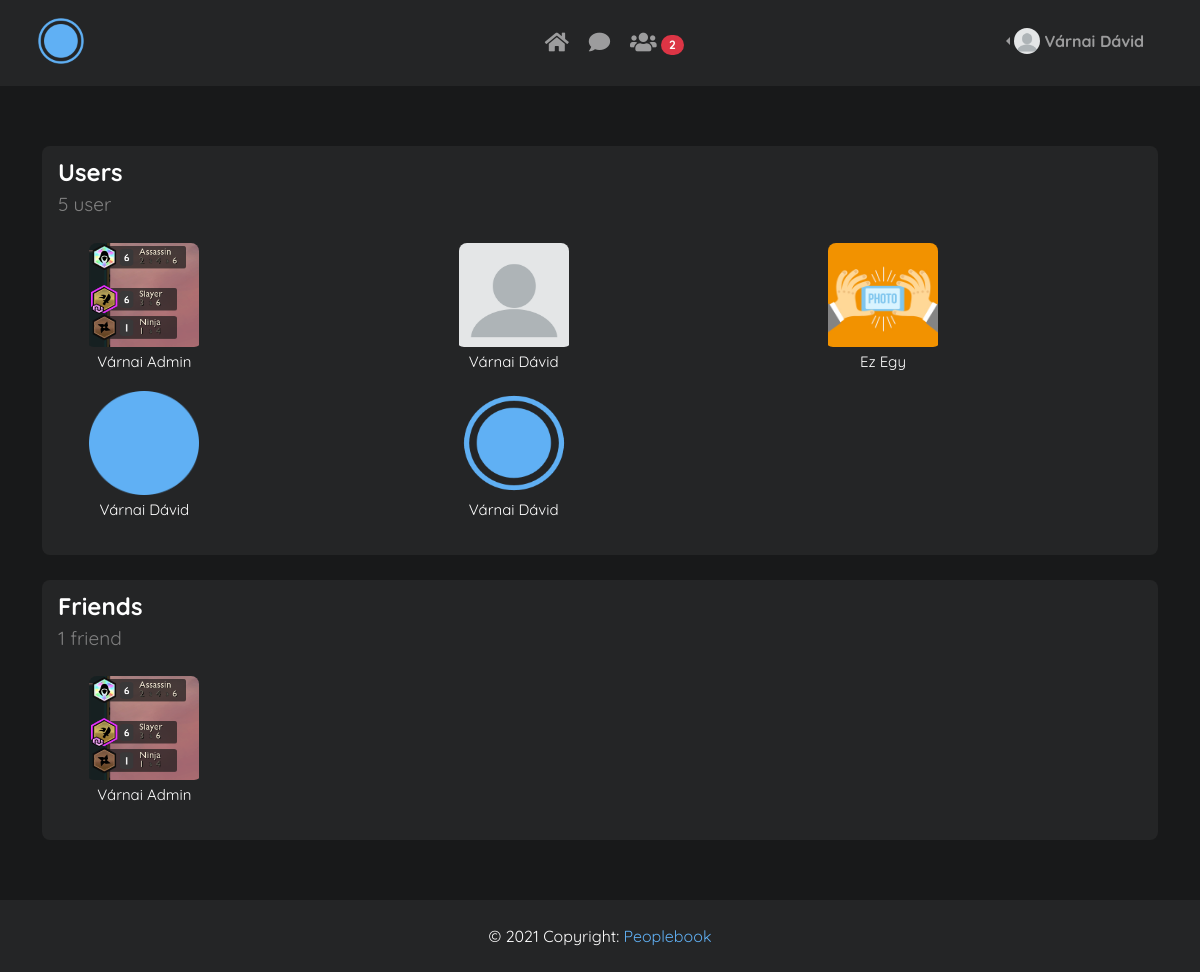
Screenshot of /friends/ (signed in) with the database file from the repository.
### blog/models.py (models this page shows, shortened)
class Profile(models.Model):
    GENDER_CHOICES = (
        ('Male', "Male"),
        ('Female', "Female"),
        ('Prefer not to say', "Prefer not to say"),
    )
    COUNTRY_CHOICES = (
        ('Hungary', "Hungary"),
        ('United States', "United States"),
    )
    user = models.OneToOneField(User, default=None, null=True, on_delete=models.CASCADE)
    bio = models.TextField(blank=True, null=True)
    birth_date = models.DateField(blank=True, null=True)
    gender = models.CharField(max_length=50, choices=GENDER_CHOICES, blank=True, null=True)
    country = models.CharField(max_length=50, choices=COUNTRY_CHOICES, blank=True, null=True)
    image = models.ImageField(upload_to="static/pics/profile_pics/", blank=True, null=True)
    background = models.ImageField(upload_to="static/pics/bg_pics/", blank=True)

class Friend(models.Model):
    user = models.ForeignKey(User, on_delete=models.CASCADE, related_name="user", default=None)
    friend = models.ForeignKey(User, on_delete=models.CASCADE, related_name="friend", default=None)

### blog/views.py (the view)
# urls.py: path('friends/', views.Friends_view, name='friends'),
@login_required
def Friends_view(request):
    users = User.objects.all()
    user_count = User.objects.all().count()
    friends = Friend.objects.filter(Q(user=request.user) | Q(friend=request.user)).all()
    friends_count = Friend.objects.filter(Q(user=request.user) | Q(friend=request.user)).count()
    context = {
        'title': 'Friends',
        'friends': friends,
        'friends_count': friends_count,
        'users': users,
        'user_count': user_count,
    }
    return render(request, "blog/friends.html", context)

### blog/templates/blog/friends.html (shortened to what this page needs)
{% extends "blog/base.html" %}
{% block content %}
    <div class="container">
        <div class="card">
            <div class="card-header">
                <div class="card-title" style="margin-bottom: 0;">Users</div>
                <div class="card-sub-title" style="color: gray; font-size: 19px">{{ user_count }} user</div>
            </div>
            <div class="card-body text-center">
                <div class="row">
                    {% for user in users %}
                        <div class="col-4">
                            <div class="friend-card">
                                <a href="/profile/{{ user.id }}">
                                    <img src="/{{ user.profile.image }}" alt="User{{forloop.counter}}" class="friend-img">
                                    <h5 class="friend-title">{{ user.get_full_name }}</h5>
                                </a>
                            </div>
                        </div>
                    {% endfor %}
                </div>
            </div>
        </div>
        <div class="card">
            <div class="card-header">
                <div class="card-title" style="margin-bottom: 0;">Friends</div>
                <div class="card-sub-title" style="color: gray; font-size: 19px">{{ friends_count }} friend</div>
            </div>
            <div class="card-body text-center">
                <div class="row">
                    {% for friend in friends %}
                        {% if request.user.username == friend.user.username %}
                            <div class="col-4">
                                <div class="friend-card">
                                    <a href="/profile/{{ friend.friend.id }}">
                                        <img src="/{{ friend.friend.profile.image }}" alt="Friend{{forloop.counter}}" class="friend-img">
                                        <h5 class="friend-title">{{ friend.friend.get_full_name }}</h5>
                                    </a>
                                </div>
                            </div>
                        {% else %}
                            <div class="col-4">
                                <div class="friend-card">
                                    <a href="/profile/{{ friend.user.id }}">
                                        <img src="/{{ friend.user.profile.image }}" alt="Friend{{forloop.counter}}" class="friend-img">
                                        <h5 class="friend-title">{{ friend.user.get_full_name }}</h5>
                                    </a>
                                </div>
                            </div>
                        {% endif %}
                    {% endfor %}
                </div>
            </div>
        </div>
    </div>
{% endblock %}

### blog/templates/blog/navbar.html (shortened to what this page needs)
{% load static %}
<nav class="navbar navbar-expand-lg navbar-dark" id="navBar">
  <div class="container-fluid justify-content-between custom-nav">
    <div class="d-flex">
      <a class="navbar-brand me-2 mb-1 d-flex align-items-center" href="{% url 'home' %}">
        <img src="{% static 'pics/small_logo.png' %}" alt="Logo" id="navLogo">
      </a>
    </div>
    <ul class="navbar-nav flex-row justify-content-center d-none d-lg-flex">
        <li class="nav-item me-3 me-lg-1">
          <a class="nav-link" href="{% url 'home' %}" title="Home">
            <span><i class="fas fa-home fa-lg"></i></span>
          </a>
        </li>
        <li class="nav-item me-3 me-lg-1">
          <a href="{% url 'chat' %}" class="nav-link" title="Chat">
            <span><i class="fas fa-comment fa-lg"></i></span>
          </a>
        </li>
        <li class="nav-item me-3 me-lg-1">
          <a class="nav-link" href="{% url 'friends' %}" title="Friends">
            <span><i class="fas fa-users fa-lg"></i></span>
            <span class="badge rounded-pill badge-notification bg-danger">2</span>
          </a>
        </li>
    </ul>
    {% if request.user.is_authenticated %}
    <ul class="flex-row">
        <div class="dropdown dropstart btn-group">
            <li class="nav-item me-3 me-lg-1" style="list-style-type: none;">
                <a class="nav-link d-sm-flex align-items-sm-center dropdown-toggle" role="button" id="userDropMenu" data-bs-toggle="dropdown" aria-expanded="false">
                  <img src="/{{ request.user.profile.image }}" class="rounded-circle" height="26" alt="ProfilePicture">
                  <strong class="d-none d-sm-block ms-1">{{ request.user.get_full_name }}</strong>
                </a>
            </li>
        </div>
    </ul>
    {% endif %}
  </div>
</nav>

### static/css/base.css (style rules this page uses)
:root { --primary-color: #60b0f4; --gray-1: #18191a; --gray-2: #242526; --light-gray: #3a3b3c; --error-color: #e85e6c; --success-color: #5ee883; --border: 2px solid rgba(0,0,0,.125); --border-radius: 8px; }
body { color: white; font-family: 'Quicksand', sans-serif; box-sizing: border-box; }
#navBar, footer { background: #242526; }
#navBar a { font-size: 16px; }
#navLogo { width: 50px; }
.custom-nav { max-width: 96%; }
.flex-row .dropdown .nav-item .nav-link { color: rgba(255, 255, 255, 0.55); margin-top: 12px; }
.d-lg-flex { width: 100%; margin: 0 auto; margin-left: 180px; text-align: center; }
body { background: var(--gray-1); }
.card { border-radius: var(--border-radius); background-color: var(--gray-2); border: none; margin-bottom: 25px; }
.card-header { background-color: unset; border: none; }
.card-title { font-size: 24px; font-weight: 700; margin-bottom: 2px; }
.friend-card { width: 50%; white-space: nowrap; }
.friend-card img { height: 110px; width: 110px; padding-bottom: 6px; border-radius: var(--border-radius); }
.friend-card a { text-decoration: none; }
.friend-title { color: white; font-size: 15px; font-weight: 400; padding-bottom: 12px; }

### rows the page displays
Friend: user.profile.image (picture), user.get_full_name "Várnai Admin"

### other values shown
{{ request.user.get_full_name }} "Várnai Dávid"
{{ user_count }} "5"
{{ user.get_full_name }} "Várnai Admin"
{{ user.get_full_name }} "Várnai Dávid"
{{ user.get_full_name }} "Ez Egy"
{{ friends_count }} "1"
